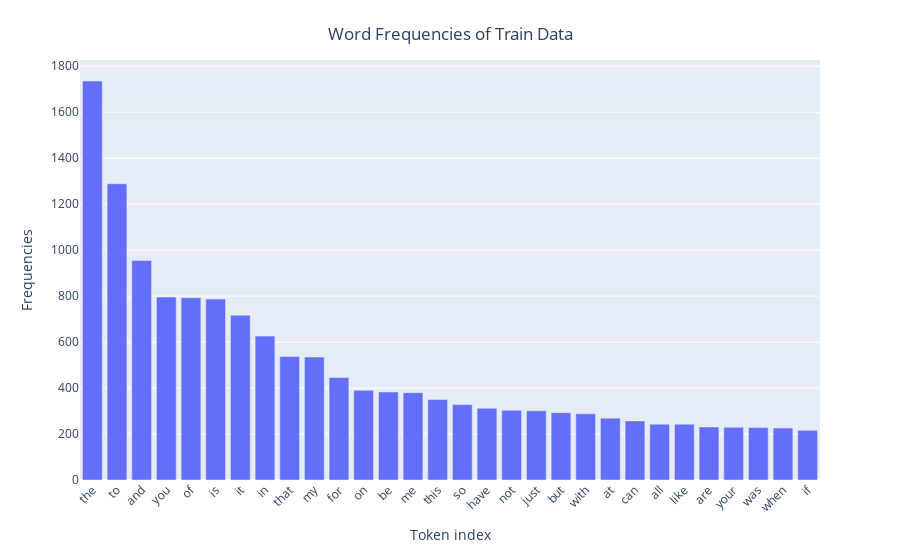

The notebook cell this image was saved under:
### Code cell
train_top_30 = find_top_30(train_df)

### Figure 1 — Plotly figure (JSON) as saved in the notebook; plotly's stock layout.template omitted (floating-point values rounded to 4 significant figures)
{"data": [{"alignmentgroup": "True", "hovertemplate": "x=%{x}<br>y=%{y}<extra></extra>", "legendgroup": "", "marker": {"color": "#636efa", "pattern": {"shape": ""}}, "name": "", "offsetgroup": "", "orientation": "v", "showlegend": false, "textposition": "auto", "type": "bar", "x": ["the", "to", "and", "you", "of", "is", "it", "in", "that", "my", "for", "on", "be", "me", "this", "so", "have", "not", "just", "but", "with", "at", "can", "all", "like", "are", "your", "was", "when", "if"], "xaxis": "x", "y": [1736, 1289, 955, 796, 793, 787, 717, 626, 537, 535, 446, 390, 383, 380, 350, 328, 312, 303, 301, 293, 288, 269, 257, 243, 243, 231, 229, 228, 226, 216], "yaxis": "y"}], "layout": {"barmode": "relative", "legend": {"tracegroupgap": 0}, "margin": {"t": 60}, "title": {"text": "Word Frequencies of Train Data", "x": 0.5, "xanchor": "center", "y": 0.95}, "xaxis": {"anchor": "y", "domain": [0, 1], "tickangle": -45, "title": {"text": "Token index"}}, "yaxis": {"anchor": "x", "domain": [0, 1], "title": {"text": "Frequencies"}}}}
